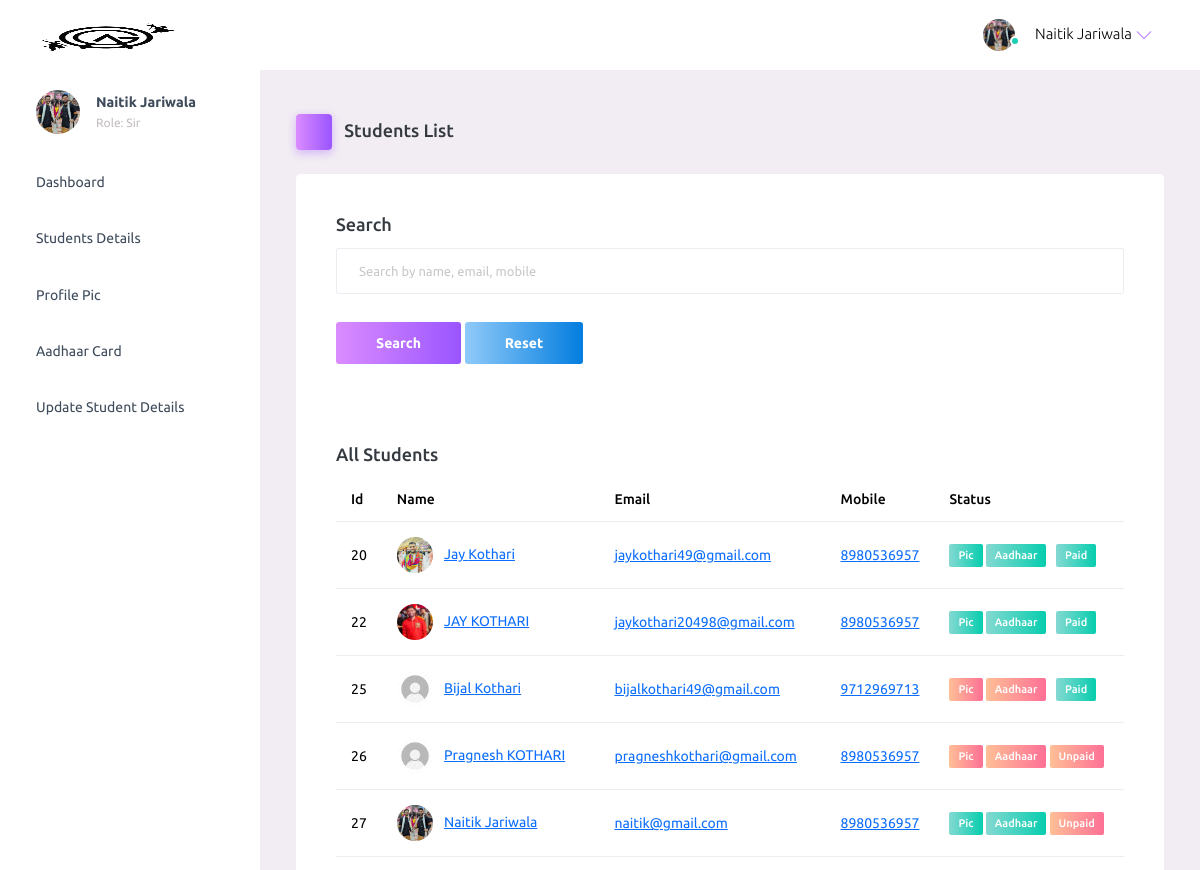
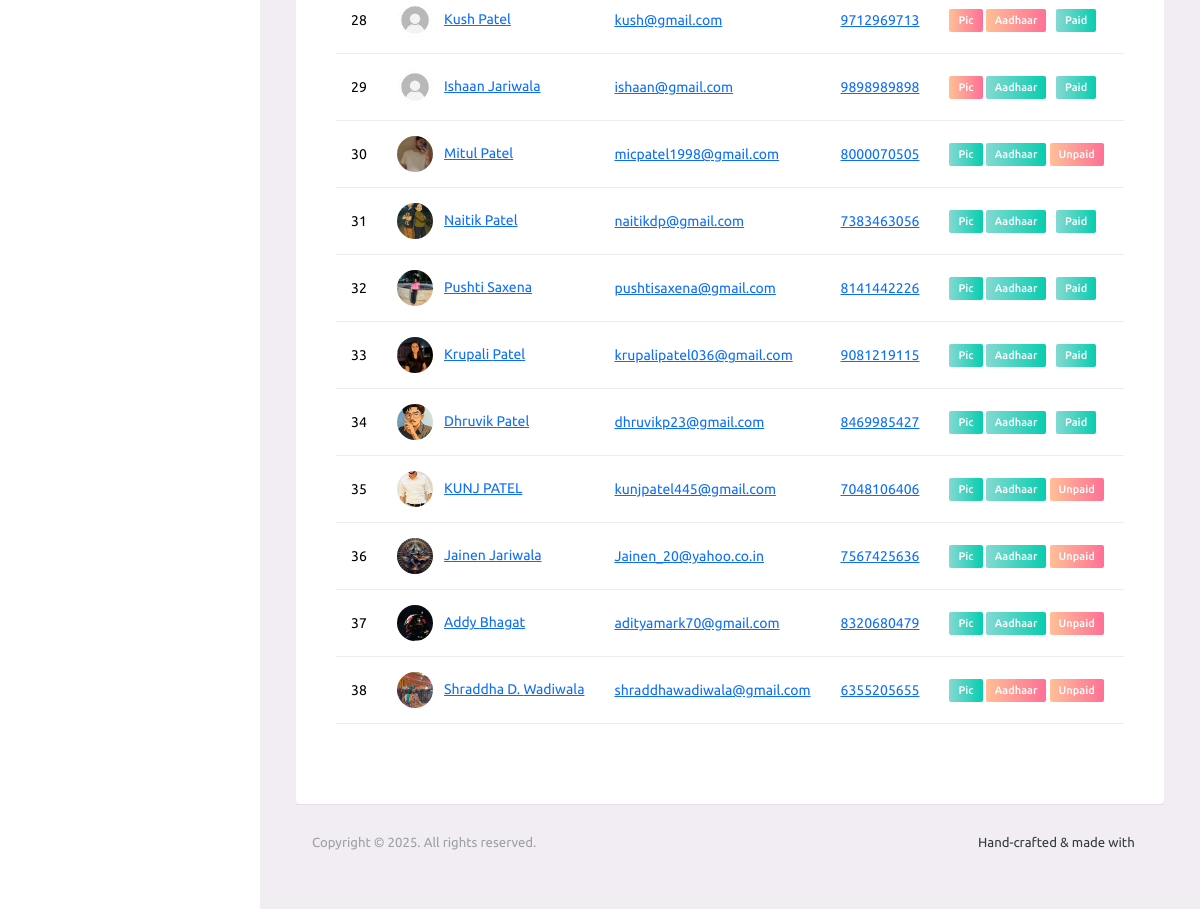
Page /mentor/students_list/ (signed in) on the committed database (2 pictures, top to bottom).
### student/models.py (models this page shows, shortened)
class Student(models.Model):
    doc_choice = (
        ('Owner','Owner'),
        ('Sir','Sir'),
        ('Student','Student'),
    )
    first_name = models.CharField(max_length=30)
    last_name = models.CharField(max_length=30)
    birth_date = models.DateField(blank=True, null=True)
    email = models.EmailField(unique=True)
    mobile = models.CharField(max_length=10)
    parent_mobile = models.CharField(max_length=10)
    role = models.CharField(max_length=10, choices=doc_choice, default='Student')
    address = models.TextField()
    password = models.CharField(max_length=30)
    password_reset = models.BooleanField(default=False)
    verified = models.BooleanField(default=False)
    aadhar = models.CharField(max_length=12)
    aadhar_verified = models.BooleanField(default=False)
    aadhar_verified_by = models.CharField(max_length=30,blank=True,null=True)
    profile_qr = models.FileField(upload_to='profile_qr/',default='default/qr.png')
    profile_image = models.FileField(upload_to='profile/', default='default/profile.jpg')
    profile_image_verified = models.BooleanField(default=False)
    fees_amount = models.IntegerField(default=0)
    fees_paid = models.IntegerField(default=0)
    fees_status = models.BooleanField(default=False)
    fees_marker = models.CharField(max_length=30,blank=True,null=True)
    batch_name = models.CharField(max_length=30, blank=True, null=True, default='General')
    batch_start_date = models.DateField(blank=True, null=True)
    batch_end_date = models.DateField(blank=True, null=True)
    created_at = models.DateTimeField(auto_now_add=True)

### mentor/views.py (the view, shortened to what this page needs)
# urls.py: path('students_list/', views.students_list, name='students_list'),
def students_list(request):
    try:
        student = Student.objects.get(email=request.session['email'])
        if student.role == 'Student':
            return render(request, 'login.html', {'msg': 'You are not authorized to access this page'})
        students = Student.objects.all()
        return render(request, 'students_list.html', {'students': students, 'student': student})
    except:
        return render(request, 'login.html')

### mentor/templates/students_list.html (shortened to what this page needs)
{% extends 'header.html' %}
{% load static %}
{% block content %}
<div class="main-panel">
  <div class="content-wrapper">
    <div class="page-header">
      <h3 class="page-title">
        <span class="page-title-icon bg-gradient-primary text-white me-2">
          <i class="mdi mdi-home"></i>
        </span> Students List
      </h3>
    </div>
    <div class="row">
      <div class="col-12 grid-margin">
        <div class="card">
          <div class="card-body">
            <h4 class="card-title">Search</h4>
            <form method="POST" action="{% url 'students_list' %}">
              <div class="form-group">
                <input type="text" class="form-control" id="search" name="search" placeholder="Search by name, email, mobile">
              </div>
              <button type="submit" class="btn btn-gradient-primary mr-2">Search</button>
              <a href="{% url 'students_list' %}" class="btn btn-gradient-info">Reset</a>
            </form>
          </div>
    <div class="row">
      <div class="col-12 grid-margin">
        <div class="card">
          <div class="card-body">
            {% if msg %}
            <h4 class="card-title">{{msg}}</h4>
            <h4 class="card-title">Total "<span style="color: rgb(78, 133, 216);">{{students.count}}</span>" results found</h4>
            {% else %}
            <h4 class="card-title">All Students</h4>
            {% endif %}
            <div class="table-responsive">
              <table class="table">
                <thead>
                  <tr>
                    <th> Id </th>
                    <th> Name </th>
                    <th> Email </th>
                    <th> Mobile </th>
                    <th> Status </th>
                    <th> Created at </th>
                  </tr>
                </thead>
                <tbody>
                  {% for one in students %}
                  <tr>
                    <td>{{one.id}}</td>
                    <td>
                      <img src="{{one.profile_image.url}}" style="object-fit: cover;" class="me-2" alt="image"> <a href="{% url 'view_student' one.id %}">{{one.first_name}} {{one.last_name}}</a>
                    </td>
                    <td> <a href="mailto:{{one.email}}">{{one.email}} </a></td>
                    <td> <a href="tel:+91{{one.mobile}}">{{one.mobile}}</a> </td>
                    <td>
                      {% if one.profile_image_verified %}
                      <label class="badge badge-gradient-success">Pic</label>
                      {% else %}
                      <label class="badge badge-gradient-danger">Pic</label>
                      {% endif %}
                      {% if one.aadhar_verified %}
                      <label class="badge badge-gradient-success">Aadhaar</label>
                      {% else %}
                      <label class="badge badge-gradient-danger">Aadhaar</label>
                      {% endif %}
                      {% if one.fees_status %}
                      &nbsp;&nbsp;<label class="badge badge-gradient-success">Paid</label>
                      {% else %}
                      <label class="badge badge-gradient-danger">Unpaid</label>
                      {% endif %}
                    </td>
                    <td>{{one.created_at}}</td>
                  </tr>
                  {% endfor %}
                </tbody>
              </table>
            </div>
          </div>
        </div>
      </div>
    </div>
  </div>
  <footer class="footer">
    <div class="d-sm-flex justify-content-center justify-content-sm-between">
      <span class="text-muted text-center text-sm-left d-block d-sm-inline-block">Copyright © 2025. All rights reserved.</span>
      <span class="float-none float-sm-right d-block mt-1 mt-sm-0 text-center">Hand-crafted & made with <i class="mdi mdi-heart text-danger"></i></span>
    </div>
  </footer>
</div>
{% endblock %}

### mentor/templates/header.html (shortened to what this page needs)
{% load static %}
<!DOCTYPE html>
<html lang="en">
  <head>
    <link rel="stylesheet" href="{% static 'assets/vendors/mdi/css/materialdesignicons.min.css' %}">
    <link rel="stylesheet" href="{% static 'assets/vendors/ti-icons/css/themify-icons.css' %}">
    <link rel="stylesheet" href="{% static 'assets/vendors/css/vendor.bundle.base.css' %}">
    <link rel="stylesheet" href="{% static 'assets/vendors/font-awesome/css/font-awesome.min.css' %}">
    <link rel="stylesheet" href="{% static 'assets/vendors/font-awesome/css/font-awesome.min.css' %}" />
    <link rel="stylesheet" href="{% static 'assets/vendors/bootstrap-datepicker/bootstrap-datepicker.min.css' %}">
    <link rel="stylesheet" href="{% static 'assets/css/style.css' %}">
  </head>
  <body>
    {% if student.role == "Sir" or student.role == "Owner" %}
    <div class="container-scroller">
      <nav class="navbar default-layout-navbar col-lg-12 col-12 p-0 fixed-top d-flex flex-row">
        <div class="text-center navbar-brand-wrapper d-flex align-items-center justify-content-center" style="object-fit: cover; overflow: hidden; ">
          <a class="navbar-brand brand-logo" href="{% url 'mentor-index' %}"><img src="{% static 'assets/images/logo.png' %}" alt="logo"  /></a>
        </div>
        <div class="navbar-menu-wrapper d-flex align-items-stretch">
          <button class="navbar-toggler navbar-toggler align-self-center" type="button" data-toggle="minimize">
            <span class="mdi mdi-menu"></span>
          </button>
          <ul class="navbar-nav navbar-nav-right">
            <li class="nav-item nav-profile dropdown">
              <a class="nav-link dropdown-toggle" id="profileDropdown" href="#" data-bs-toggle="dropdown" aria-expanded="false">
                <div class="nav-profile-img">
                  <img src="{{student.profile_image.url}}" style="object-fit: cover;" alt="image">
                  <span class="availability-status online"></span>
                </div>
                <div class="nav-profile-text">
                  <p class="mb-1 text-black">{{student.first_name}} {{student.last_name}}</p>
                </div>
              </a>
            </li>
          </ul>
        </div>
      </nav>
      <div class="container-fluid page-body-wrapper">
        <nav class="sidebar sidebar-offcanvas" id="sidebar">
          <ul class="nav">
            <li class="nav-item nav-profile">
              <a href="#" class="nav-link">
                <div class="nav-profile-image">
                  <img src="{{student.profile_image.url}}" style="object-fit: cover;" alt="profile" />
                </div>
                <div class="nav-profile-text d-flex flex-column">
                  <span class="font-weight-bold mb-2">{{student.first_name}} {{student.last_name}}</span>
                  <span class="text-secondary text-small">Role: {{student.role}}</span>
                </div>
                <i class="mdi mdi-bookmark-check text-success nav-profile-badge"></i>
              </a>
            </li>
            <li class="nav-item">
              <a class="nav-link" href="{% url 'mentor-index' %}">
                <span class="menu-title">Dashboard</span>
                <i class="mdi mdi-home menu-icon"></i>
              </a>
            </li>
            <li class="nav-item">
              <a class="nav-link" data-bs-toggle="collapse" href="#ui-basic" aria-expanded="false" aria-controls="ui-basic">
                <span class="menu-title">Students Details</span>
                <i class="menu-arrow"></i>
                <i class="mdi mdi-contacts menu-icon"></i>
              </a>
            </li>
            <li class="nav-item">
              <a class="nav-link" data-bs-toggle="collapse" href="#icons" aria-expanded="false" aria-controls="icons">
                <span class="menu-title">Profile Pic</span>
                <i class="mdi mdi-contacts menu-icon"></i>
              </a>
            </li>
            <li class="nav-item">
              <a class="nav-link" data-bs-toggle="collapse" href="#forms" aria-expanded="false" aria-controls="forms">
                <span class="menu-title">Aadhaar Card</span>
                <i class="mdi mdi-format-list-bulleted menu-icon"></i>
              </a>
            </li>
            <li class="nav-item">
              <a class="nav-link" data-bs-toggle="collapse" href="#charts" aria-expanded="false" aria-controls="charts">
                <span class="menu-title">Update Student Details</span>
                <i class="mdi mdi-chart-bar menu-icon"></i>
              </a>
            </li>
          </ul>
        </nav>
        {% block content %}
        {% endblock %}
      </div>
    </div>
    {% endif %}
  </body>
</html>

### rows in the picture
Student: profile_image (picture), first_name "Naitik", last_name "Jariwala", role "Sir", id "27", email "naitik@gmail.com", mobile "8980536957", profile_image_verified "Pic", aadhar_verified "Aadhaar", fees_status "Unpaid"
Student: id "20", profile_image (picture), first_name "Jay", last_name "Kothari", email "jaykothari49@gmail.com", mobile "8980536957", profile_image_verified "Pic", aadhar_verified "Aadhaar", fees_status "Paid"
Student: id "22", profile_image (picture), first_name "JAY", last_name "KOTHARI", email "jaykothari20498@gmail.com", mobile "8980536957", profile_image_verified "Pic", aadhar_verified "Aadhaar", fees_status "Paid"
Student: id "25", profile_image (placeholder picture), first_name "Bijal", last_name "Kothari", email "bijalkothari49@gmail.com", mobile "9712969713", profile_image_verified "Pic", aadhar_verified "Aadhaar", fees_status "Paid"
Student: id "26", profile_image (placeholder picture), first_name "Pragnesh", last_name "KOTHARI", email "pragneshkothari@gmail.com", mobile "8980536957", profile_image_verified "Pic", aadhar_verified "Aadhaar", fees_status "Unpaid"
Student: id "28", profile_image (placeholder picture), first_name "Kush", last_name "Patel", email "kush@gmail.com", mobile "9712969713", profile_image_verified "Pic", aadhar_verified "Aadhaar", fees_status "Paid"
Student: id "29", profile_image (placeholder picture), first_name "Ishaan", last_name "Jariwala", email "ishaan@gmail.com", mobile "9898989898", profile_image_verified "Pic", aadhar_verified "Aadhaar", fees_status "Paid"
Student: id "30", profile_image (picture), first_name "Mitul", last_name "Patel", email "micpatel1998@gmail.com", mobile "8000070505", profile_image_verified "Pic", aadhar_verified "Aadhaar", fees_status "Unpaid"
Student: id "31", profile_image (picture), first_name "Naitik", last_name "Patel", email "naitikdp@gmail.com", mobile "7383463056", profile_image_verified "Pic", aadhar_verified "Aadhaar", fees_status "Paid"
Student: id "32", profile_image (picture), first_name "Pushti", last_name "Saxena", email "pushtisaxena@gmail.com", mobile "8141442226", profile_image_verified "Pic", aadhar_verified "Aadhaar", fees_status "Paid"
Student: id "33", profile_image (picture), first_name "Krupali", last_name "Patel", email "krupalipatel036@gmail.com", mobile "9081219115", profile_image_verified "Pic", aadhar_verified "Aadhaar", fees_status "Paid"
Student: id "34", profile_image (picture), first_name "Dhruvik", last_name "Patel", email "dhruvikp23@gmail.com", mobile "8469985427", profile_image_verified "Pic", aadhar_verified "Aadhaar", fees_status "Paid"
Student: id "35", profile_image (picture), first_name "KUNJ", last_name "PATEL", email "kunjpatel445@gmail.com", mobile "7048106406", profile_image_verified "Pic", aadhar_verified "Aadhaar", fees_status "Unpaid"
Student: id "36", profile_image (picture), first_name "Jainen", last_name "Jariwala", email "Jainen_20@yahoo.co.in", mobile "7567425636", profile_image_verified "Pic", aadhar_verified "Aadhaar", fees_status "Unpaid"
Student: id "37", profile_image (picture), first_name "Addy", last_name "Bhagat", email "adityamark70@gmail.com", mobile "8320680479", profile_image_verified "Pic", aadhar_verified "Aadhaar", fees_status "Unpaid"
Student: id "38", profile_image (picture), first_name "Shraddha D.", last_name "Wadiwala", email "shraddhawadiwala@gmail.com", mobile "6355205655", profile_image_verified "Pic", aadhar_verified "Aadhaar", fees_status "Unpaid"
